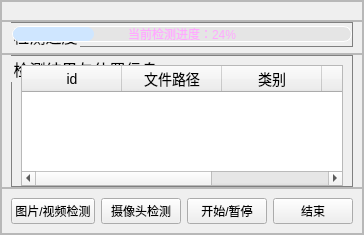
               <widget class="QWidget" name="page_2">
                <layout class="QGridLayout" name="gridLayout">
                 <property name="leftMargin">
                  <number>0</number>
                 </property>
                 <property name="topMargin">
                  <number>0</number>
                 </property>
                 <property name="rightMargin">
                  <number>0</number>
                 </property>
                 <property name="bottomMargin">
                  <number>0</number>
                 </property>
                 <property name="spacing">
                  <number>0</number>
                 </property>
                 <item row="0" column="0">
                  <widget class="QFrame" name="frame_10">
                   <property name="frameShape">
                    <enum>QFrame::Shape::StyledPanel</enum>
                   </property>
                   <property name="frameShadow">
                    <enum>QFrame::Shadow::Raised</enum>
                   </property>
                   <layout class="QVBoxLayout" name="verticalLayout_4">
                    <property name="spacing">
                     <number>0</number>
                    </property>
                    <property name="leftMargin">
                     <number>0</number>
                    </property>
                    <property name="topMargin">
                     <number>0</number>
                    </property>
                    <property name="rightMargin">
                     <number>0</number>
                    </property>
                    <property name="bottomMargin">
                     <number>0</number>
                    </property>
                    <item>
                     <widget class="QFrame" name="frame_12">
                      <property name="sizePolicy">
                       <sizepolicy hsizetype="Preferred" vsizetype="Expanding">
                        <horstretch>0</horstretch>
                        <verstretch>7</verstretch>
                       </sizepolicy>
                      </property>
                      <property name="frameShape">
                       <enum>QFrame::Shape::StyledPanel</enum>
                      </property>
                      <property name="frameShadow">
                       <enum>QFrame::Shadow::Raised</enum>
                      </property>
                      <layout class="QHBoxLayout" name="horizontalLayout_10">
                       <item>
                        <widget class="QLabel" name="label_input">
                         <property name="sizePolicy">
                          <sizepolicy hsizetype="Ignored" vsizetype="Ignored">
                           <horstretch>0</horstretch>
                           <verstretch>0</verstretch>
                          </sizepolicy>
                         </property>
                         <property name="styleSheet">
                          <string notr="true">background-color: rgb(255, 255, 255);
border: 1.1px solid gray;
</string>
                         </property>
                         <property name="lineWidth">
                          <number>1</number>
                         </property>
                         <property name="text">
                          <string/>
                         </property>
                         <property name="scaledContents">
                          <bool>false</bool>
                         </property>
                        </widget>
                       </item>
                       <item>
                        <widget class="QLabel" name="label_out">
                         <property name="sizePolicy">
                          <sizepolicy hsizetype="Ignored" vsizetype="Ignored">
                           <horstretch>0</horstretch>
                           <verstretch>0</verstretch>
                          </sizepolicy>
                         </property>
                         <property name="styleSheet">
                          <string notr="true">border: 1.1px solid gray;
background-color: rgb(255, 255, 255);
</string>
                         </property>
                         <property name="lineWidth">
                          <number>1</number>
                         </property>
                         <property name="text">
                          <string/>
                         </property>
                        </widget>
                       </item>
                      </layout>
                     </widget>
                    </item>
                    <item>
                     <widget class="QFrame" name="frame_13">
                      <property name="sizePolicy">
                       <sizepolicy hsizetype="Preferred" vsizetype="Expanding">
                        <horstretch>0</horstretch>
                        <verstretch>2</verstretch>
                       </sizepolicy>
                      </property>
                      <property name="maximumSize">
                       <size>
                        <width>16777215</width>
                        <height>63</height>
                       </size>
                      </property>
                      <property name="frameShape">
                       <enum>QFrame::Shape::StyledPanel</enum>
                      </property>
                      <property name="frameShadow">
                       <enum>QFrame::Shadow::Raised</enum>
                      </property>
                      <layout class="QHBoxLayout" name="horizontalLayout_9">
                       <property name="spacing">
                        <number>0</number>
                       </property>
                       <property name="leftMargin">
                        <number>9</number>
                       </property>
                       <property name="topMargin">
                        <number>0</number>
                       </property>
                       <property name="rightMargin">
                        <number>9</number>
                       </property>
                       <property name="bottomMargin">
                        <number>6</number>
                       </property>
                       <item>
                        <widget class="QGroupBox" name="groupBox">
                         <property name="font">
                          <font>
                           <family>华文楷体</family>
                           <pointsize>-1</pointsize>
                           <italic>false</italic>
                           <bold>false</bold>
                          </font>
                         </property>
                         <property name="styleSheet">
                          <string notr="true">QGroupBox {
    border: 1.1px solid gray;
	font: 16px
    }</string>
                         </property>
                         <property name="title">
                          <string>检测进度</string>
                         </property>
                         <layout class="QHBoxLayout" name="horizontalLayout_11">
                          <property name="spacing">
                           <number>0</number>
                          </property>
                          <property name="leftMargin">
                           <number>0</number>
                          </property>
                          <property name="topMargin">
                           <number>0</number>
                          </property>
                          <property name="rightMargin">
                           <number>0</number>
                          </property>
                          <property name="bottomMargin">
                           <number>0</number>
                          </property>
                          <item>
                           <widget class="QProgressBar" name="progressBar">
                            <property name="maximumSize">
                             <size>
                              <width>16777215</width>
                              <height>16</height>
                             </size>
                            </property>
                            <property name="styleSheet">
                             <string notr="true">QProgressBar{ 
font: 700 10pt &quot;Nirmala UI&quot;;
color: #ffaaff; 
text-align:center; 
border:1px solid rgb(255, 255, 255);
border-radius: 8px; 
background-color: rgba(215, 215, 215,100);
} 

QProgressBar:chunk{ 
border-radius:0px; 
background:rgb(207, 230, 255);
border-radius: 7px;
}</string>
                            </property>
                            <property name="value">
                             <number>24</number>
                            </property>
                            <property name="format">
                             <string>当前检测进度：%p%</string>
                            </property>
                           </widget>
                          </item>
                         </layout>
                        </widget>
                       </item>
                      </layout>
                     </widget>
                    </item>
                    <item>
                     <widget class="QFrame" name="frame_14">
                      <property name="sizePolicy">
                       <sizepolicy hsizetype="Preferred" vsizetype="Expanding">
                        <horstretch>0</horstretch>
                        <verstretch>4</verstretch>
                       </sizepolicy>
                      </property>
                      <property name="maximumSize">
                       <size>
                        <width>16777215</width>
                        <height>16777215</height>
                       </size>
                      </property>
                      <property name="frameShape">
                       <enum>QFrame::Shape::StyledPanel</enum>
                      </property>
                      <property name="frameShadow">
                       <enum>QFrame::Shadow::Raised</enum>
                      </property>
                      <layout class="QHBoxLayout" name="horizontalLayout_8">
                       <property name="spacing">
                        <number>0</number>
                       </property>
                       <property name="leftMargin">
                        <number>9</number>
                       </property>
                       <property name="topMargin">
                        <number>0</number>
                       </property>
                       <property name="rightMargin">
                        <number>9</number>
                       </property>
                       <property name="bottomMargin">
                        <number>0</number>
                       </property>
                       <item>
                        <widget class="QGroupBox" name="groupBox_3">
                         <property name="font">
                          <font>
                           <family>华文楷体</family>
                           <pointsize>-1</pointsize>
                           <italic>false</italic>
                           <bold>false</bold>
                          </font>
                         </property>
                         <property name="autoFillBackground">
                          <bool>false</bool>
                         </property>
                         <property name="styleSheet">
                          <string notr="true">QGroupBox {
    border: 1.1px solid gray;
    font: 16px
    }</string>
                         </property>
                         <property name="title">
                          <string>检测结果与位置信息</string>
                         </property>
                         <layout class="QHBoxLayout" name="horizontalLayout_12">
                          <property name="spacing">
                           <number>6</number>
                          </property>
                          <property name="leftMargin">
                           <number>9</number>
                          </property>
                          <property name="topMargin">
                           <number>9</number>
                          </property>
                          <property name="rightMargin">
                           <number>9</number>
                          </property>
                          <property name="bottomMargin">
                           <number>0</number>
                          </property>
                          <item>
                           <widget class="QTableWidget" name="tableWidget">
                            <property name="sizePolicy">
                             <sizepolicy hsizetype="Expanding" vsizetype="Expanding">
                              <horstretch>0</horstretch>
                              <verstretch>0</verstretch>
                             </sizepolicy>
                            </property>
                            <property name="minimumSize">
                             <size>
                              <width>0</width>
                              <height>121</height>
                             </size>
                            </property>
                            <property name="maximumSize">
                             <size>
                              <width>16777215</width>
                              <height>121</height>
                             </size>
                            </property>
                            <property name="font">
                             <font>
                              <family>华文楷体</family>
                              <pointsize>-1</pointsize>
                              <italic>false</italic>
                              <bold>false</bold>
                             </font>
                            </property>
                            <property name="styleSheet">
                             <string notr="true">font: 14px</string>
                            </property>
                            <column>
                             <property name="text">
                              <string>id</string>
                             </property>
                            </column>
                            <column>
                             <property name="text">
                              <string>文件路径</string>
                             </property>
                            </column>
                            <column>
                             <property name="text">
                              <string>类别</string>
                             </property>
                            </column>
                            <column>
                             <property name="text">
                              <string>置信度</string>
                             </property>
                            </column>
                            <column>
                             <property name="text">
                              <string>坐标位置</string>
                             </property>
                            </column>
                           </widget>
                          </item>
                         </layout>
                        </widget>
                       </item>
                      </layout>
                     </widget>
                    </item>
                    <item>
                     <widget class="QFrame" name="frame_11">
                      <property name="sizePolicy">
                       <sizepolicy hsizetype="Preferred" vsizetype="Expanding">
                        <horstretch>0</horstretch>
                        <verstretch>2</verstretch>
                       </sizepolicy>
                      </property>
                      <property name="maximumSize">
                       <size>
                        <width>16777215</width>
                        <height>63</height>
                       </size>
                      </property>
                      <property name="frameShape">
                       <enum>QFrame::Shape::StyledPanel</enum>
                      </property>
                      <property name="frameShadow">
                       <enum>QFrame::Shadow::Raised</enum>
                      </property>
                      <layout class="QGridLayout" name="gridLayout_2">
                       <item row="0" column="0">
                        <widget class="QPushButton" name="pushButton_openimg">
                         <property name="sizePolicy">
                          <sizepolicy hsizetype="Expanding" vsizetype="Expanding">
                           <horstretch>5</horstretch>
                           <verstretch>0</verstretch>
                          </sizepolicy>
                         </property>
                         <property name="maximumSize">
                          <size>
                           <width>121</width>
                           <height>30</height>
                          </size>
                         </property>
                         <property name="text">
                          <string>图片/视频检测</string>
                         </property>
                         <property name="icon">
                          <iconset resource="icon.qrc">
                           <normaloff>:/img/img/文件.png</normaloff>:/img/img/文件.png</iconset>
                         </property>
                         <property name="autoRepeatDelay">
                          <number>301</number>
                         </property>
                         <property name="autoRepeatInterval">
                          <number>100</number>
                         </property>
                        </widget>
                       </item>
                       <item row="0" column="1">
                        <widget class="QPushButton" name="pushButton_sht">
                         <property name="sizePolicy">
                          <sizepolicy hsizetype="Expanding" vsizetype="Fixed">
                           <horstretch>5</horstretch>
                           <verstretch>0</verstretch>
                          </sizepolicy>
                         </property>
                         <property name="maximumSize">
                          <size>
                           <width>101</width>
                           <height>30</height>
                          </size>
                         </property>
                         <property name="text">
                          <string>摄像头检测</string>
                         </property>
                         <property name="icon">
                          <iconset resource="icon.qrc">
                           <normaloff>:/img/img/摄像头.png</normaloff>:/img/img/摄像头.png</iconset>
                         </property>
                        </widget>
                       </item>
                       <item row="0" column="2">
                        <widget class="QPushButton" name="pushButton_start_stop">
                         <property name="sizePolicy">
                          <sizepolicy hsizetype="Expanding" vsizetype="Expanding">
                           <horstretch>0</horstretch>
                           <verstretch>0</verstretch>
                          </sizepolicy>
                         </property>
                         <property name="maximumSize">
                          <size>
                           <width>101</width>
                           <height>30</height>
                          </size>
                         </property>
                         <property name="text">
                          <string>开始/暂停</string>
                         </property>
                         <property name="icon">
                          <iconset resource="icon.qrc">
                           <normaloff>:/img/img/运行.png</normaloff>
                           <normalon>:/img/img/暂停.png</normalon>:/img/img/运行.png</iconset>
                         </property>
                         <property name="checkable">
                          <bool>true</bool>
                         </property>
                        </widget>
                       </item>
                       <item row="0" column="3">
                        <widget class="QPushButton" name="pushButton_exit">
                         <property name="sizePolicy">
                          <sizepolicy hsizetype="Expanding" vsizetype="Fixed">
                           <horstretch>5</horstretch>
                           <verstretch>2</verstretch>
                          </sizepolicy>
                         </property>
                         <property name="maximumSize">
                          <size>
                           <width>101</width>
                           <height>30</height>
                          </size>
                         </property>
                         <property name="text">
                          <string>结束</string>
                         </property>
                         <property name="icon">
                          <iconset resource="icon.qrc">
                           <normaloff>:/img/img/结束.png</normaloff>:/img/img/结束.png</iconset>
                         </property>
                        </widget>
                       </item>
                      </layout>
                     </widget>
                    </item>
                   </layout>
                  </widget>
                 </item>
                </layout>
               </widget>
